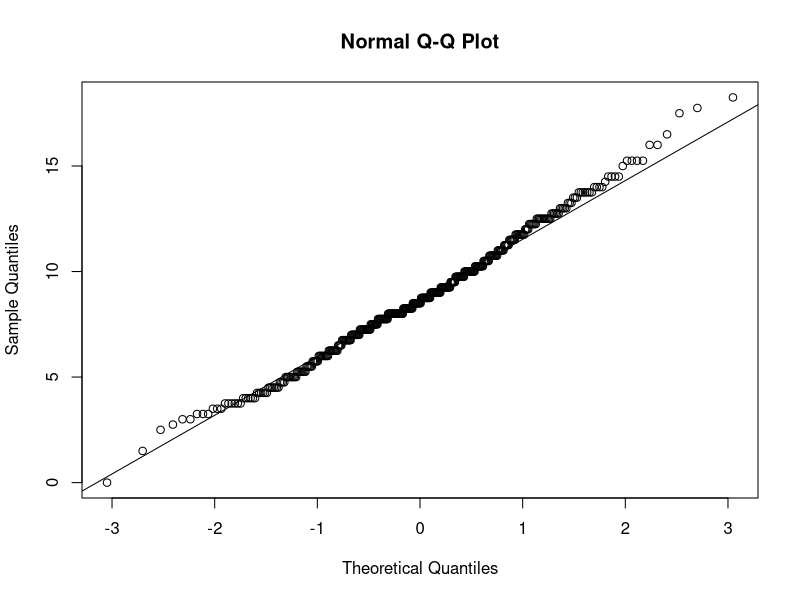
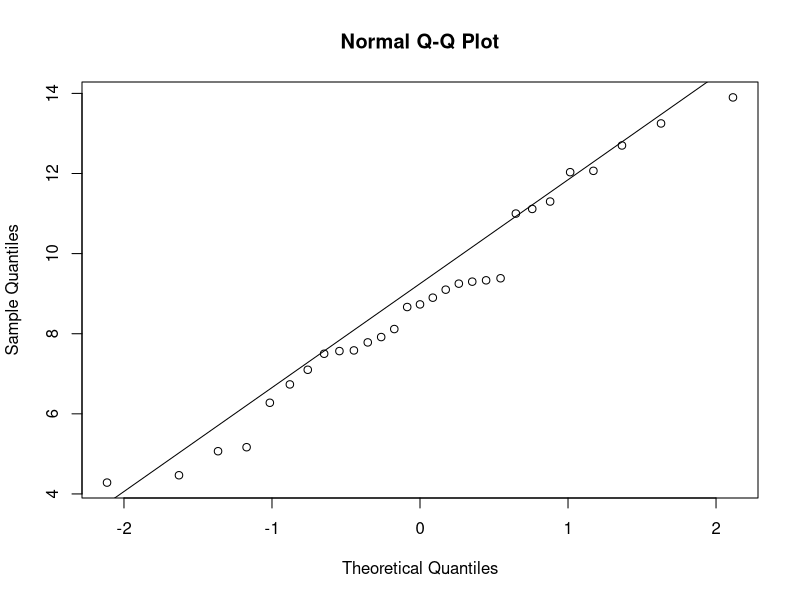
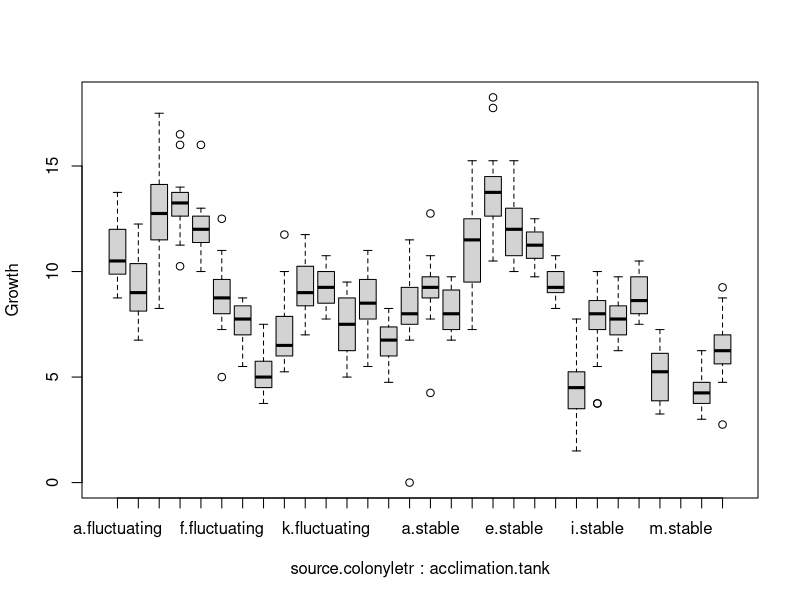

Source code (R) for these figures, in order: (Note: this script raises an error after producing the figures.)
growth<-read.delim("Caliper_measurements_v2.txt")
growth$fragment<-apply(combn(letters[1:26],3), 2, function(x) paste(x[1],x[2],x[3],sep=""))[1:nrow(growth)]
growth$source.colonyletr<-letters[growth$source.colony]
growth$source.colony<-factor(growth$source.colony)
head(growth)
aggregate(Growth ~ origin + acclimation.tank, data=growth, summary)
aggregate(Growth ~ origin + acclimation.tank, data=growth, sd)
aggregate(Growth ~ origin + acclimation.tank, data=growth, FUN= function(x) shapiro.test(x)$p.value)
qqnorm(growth$Growth)
qqline(growth$Growth)
bartlett.test(Growth ~ origin.acclimation, data=growth)
fligner.test(Growth ~ origin.acclimation, data=growth)
replications(Growth ~ origin*acclimation.tank*source.colony, growth)

###assessing whether average is an okay averaging technique
pdf("BoxplotGrowthMeans.pdf")
boxplot(Growth ~ source.colonyletr*acclimation.tank, data=growth)
dev.off()

boing<-aggregate(Growth ~ origin + acclimation.tank + source.colony, data=growth, mean)
aggregate(Growth ~ origin + acclimation.tank, data=boing, FUN= function(x) shapiro.test(x)$p.value)
head(growth)
head(boing)
qqnorm(boing$Growth)
qqline(boing$Growth)
replications(Growth ~ origin*acclimation.tank, boing)
boing$origin.acclimation<-paste(boing$origin,boing$acclimation, sep="-")
boing$source.colonyletr<-letters[boing$source.colony]
bartlett.test(Growth ~ origin.acclimation, data=boing)

n1<-aov(Growth ~ origin*acclimation.tank + Error(source.colonyletr), boing)
summary(n1)
library(lsmeans)
print(lsmeans(n1, list(pairwise ~ origin)), adjust = c("tukey"))
